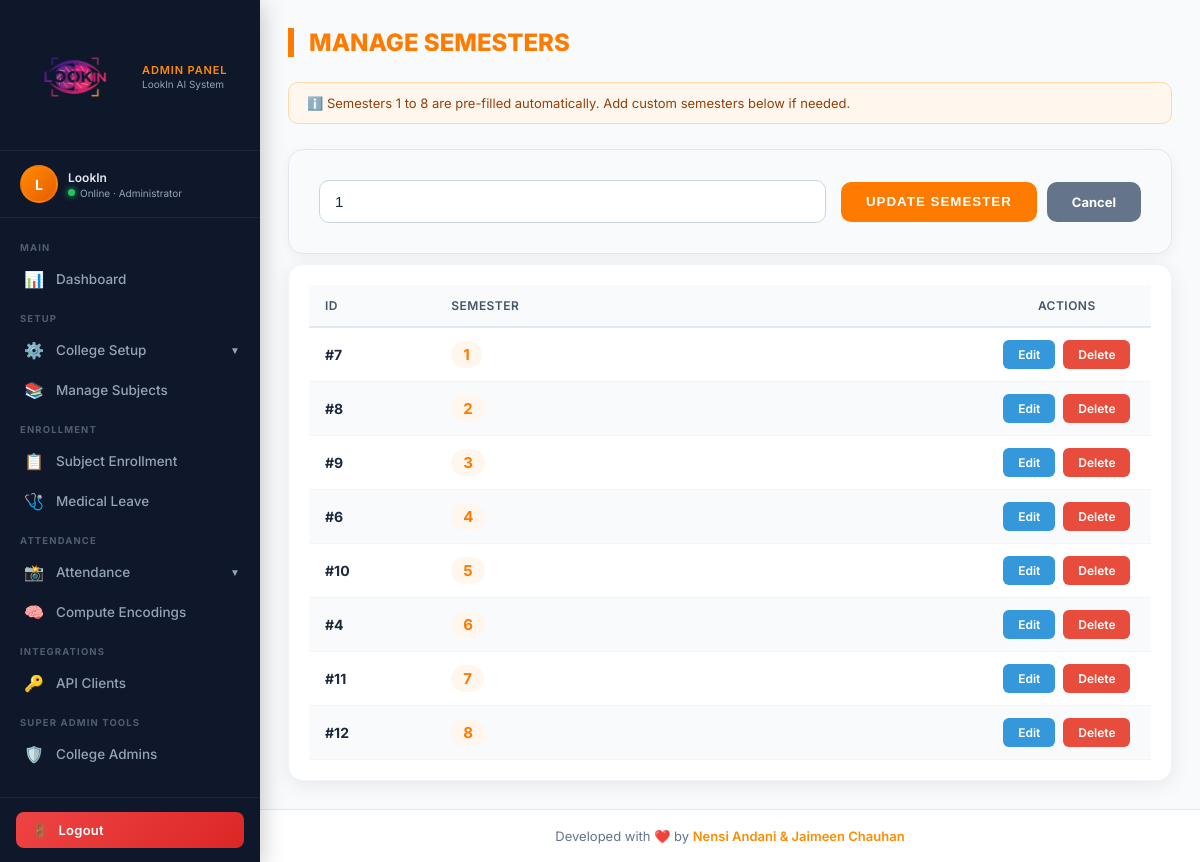
The app's page /edit-semester/7/ (signed in), older data.
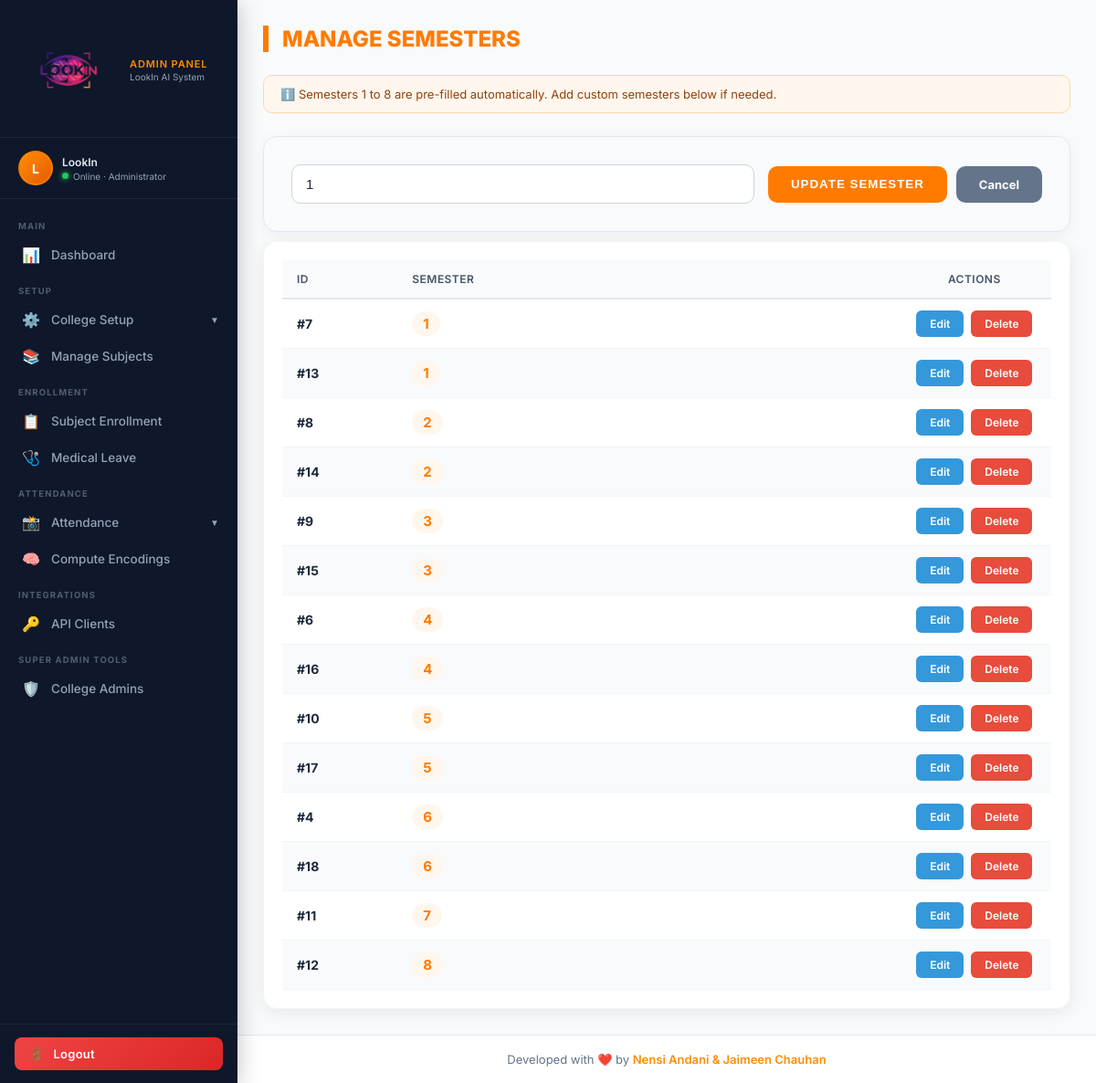
The same page, newer data.
### accounts/models.py (models this page shows, shortened)
class Semester(models.Model):
    name = models.CharField(max_length=20)
    created_by = models.ForeignKey(User, on_delete=models.CASCADE, null=True, blank=True, related_name='created_semesters')

### accounts/views.py (the view)
# urls.py: path('edit-semester/<int:id>/', views.edit_semester, name='edit_semester'),
@user_passes_test(admin_check, login_url='admin_login')
@login_required
def edit_semester(request, id):
    sem = get_object_or_404(Semester, id=id)
    if request.method == "POST":
        sem.name = request.POST.get("semester_name", sem.name)
        sem.save()
        return redirect('semesters')
    return render(request, 'adminpanel/semesters.html', {
        'semesters': isolate_qs(request, Semester.objects.all()).order_by('name'),
        'edit_semester': sem
    })

### accounts/views.py (called while the page is built)
def isolate_qs(request, qs):
    if not request.user.is_authenticated:
        return qs.none()
    if getattr(request.user, 'is_superuser', False):
        return qs
    return qs.filter(created_by=request.user)

def admin_check(user):
    return user.is_staff

### accounts/templates/adminpanel/semesters.html (shortened to what this page needs)
{% extends 'adminpanel/base.html' %}
{% load static %}
{% block content %}
<h2 class="page-title">Manage Semesters</h2>
<div class="info-note">
    ℹ️ Semesters 1 to 8 are pre-filled automatically. Add custom semesters below if needed.
</div>
<div class="form-card">
    <form method="POST"
          action="{% if edit_semester %}{% url 'edit_semester' edit_semester.id %}{% else %}{% url 'semesters' %}{% endif %}"
          class="form-flex">
        <input type="text" name="semester_name"
               placeholder="Enter Semester Name (e.g. 9)"
               value="{% if edit_semester %}{{ edit_semester.name }}{% endif %}"
               required>
        <div class="btn-container">
            <button type="submit" class="submit-btn">
                {% if edit_semester %}Update Semester{% else %}Add Semester{% endif %}
            </button>
            {% if edit_semester %}
                <a href="{% url 'semesters' %}" class="cancel-btn">Cancel</a>
            {% endif %}
        </div>
    </form>
</div>
<div class="table-card">
    <table>
        <thead>
            <tr>
                <th style="width:15%;">ID</th>
                <th>Semester</th>
                <th style="width:20%; text-align:center;">Actions</th>
            </tr>
        </thead>
        <tbody>
            {% for s in semesters %}
            <tr>
                <td><strong>#{{ s.id }}</strong></td>
                <td><span class="sem-badge">{{ s.name }}</span></td>
                <td>
                    <div class="action-group" style="justify-content:center;">
                        <a href="{% url 'edit_semester' s.id %}" class="edit-link">Edit</a>
                        <a href="{% url 'delete_semester' s.id %}" class="delete-link"
                           onclick="return confirm('Pakku delete karvu che?')">Delete</a>
                    </div>
                </td>
            </tr>
            {% empty %}
            <tr>
                <td colspan="3" style="text-align:center; padding:30px; color:#94a3b8;">No Semesters Found.</td>
            </tr>
            {% endfor %}
        </tbody>
    </table>
</div>
{% endblock %}

Row changes from the older to the newer data that the page shows:
added Semester: id "13", name "1"
added Semester: id "14", name "2"
added Semester: id "15", name "3"
added Semester: id "16", name "4"
added Semester: id "17", name "5"
added Semester: id "18", name "6"
